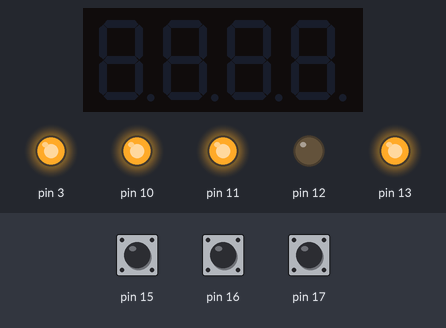
The sketch below on a simulated Arduino Uno, built with avr-gcc and run on an emulated ATmega328P. Shown: 4-digit seven-segment display, output pins drawn as LEDs (lit = HIGH). Dashed ring = blinking. The test bench sets the inputs (shaded band); at power-on: pin 15 HIGH, pin 16 HIGH, pin 17 HIGH.

Above: at 1.2 s.
1.3 s: pin 15 pulled LOW for 3.2 s
At 2.25 s:
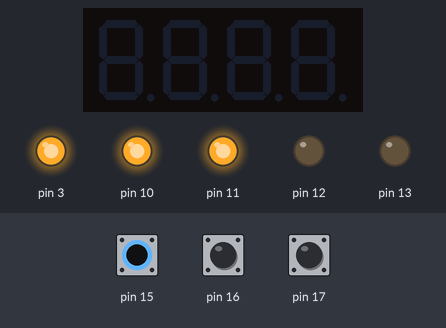
At 3.9 s:
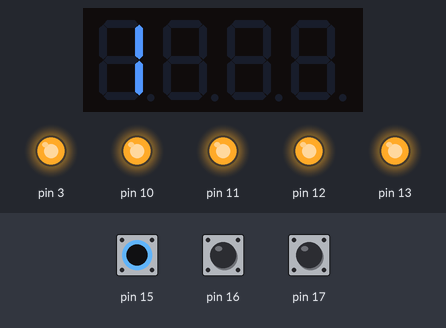
5.1 s: pin 16 pulled LOW for 3.2 s
At 7.32 s:
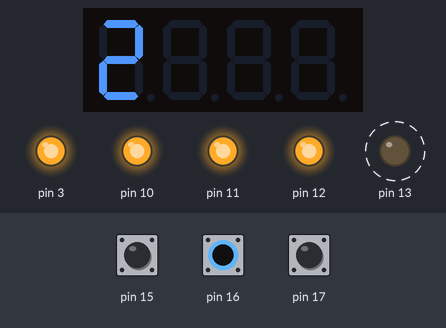
Timing chart, 0 to 15.8 s (numbered marks = the images above; inputs shaded):
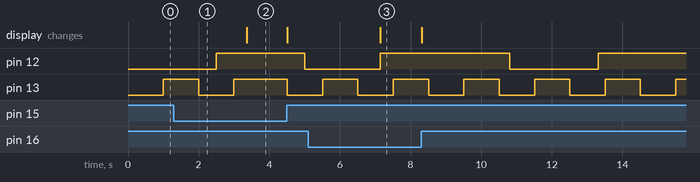

Measured:
- after the input at 1.3 s, the display: changes after 2.1 s (image 2)
- after the input at 5.1 s, the display: changes after 2.0 s (image 3)
- by itself, pin 13: alternates HIGH for 1.0 s and LOW for 1.0 s

The sketch:

Exec1.ino
```cpp
#include <TimerOne.h>
#include <Wire.h>
#include <MultiFuncShield.h>

unsigned long initialTimeLED1 = 0;
unsigned long initialTimeLED2 = 0;
long intervalLED1 = 1000; // 1 second for SM1
long intervalLED2 = 2500; // 2.5 seconds for SM2

const int ledPin1 = 6;
const int ledPin2 = 7;

int stateLED1 = HIGH;
int stateLED2 = HIGH;

int enableLED1 = 1; //flag to identify if LED1 should be ON or OFF
int enableLED2 = 1; //flag to identify if LED2 should be ON or OFF

// initialization
void setup()
{

  Timer1.initialize();
  MFS.initialize(&Timer1);

  initialTimeLED1 = millis();
  initialTimeLED2 = millis();

}

// run
void loop() {
  byte btn = MFS.getButton();

    if(btn == BUTTON_1_LONG_PRESSED)
    {
      MFS.write("1");
      enableLED1 = 0;
      MFS.writeLeds(LED_1, OFF);

    }
    else if(btn == BUTTON_1_LONG_RELEASE)
    {
      MFS.write("");
      enableLED1 = 1;
    }

    if(btn == BUTTON_2_LONG_PRESSED)
    {
      MFS.write("2");
      enableLED2 = 0;
      MFS.writeLeds(LED_2, OFF);
    }
    else if(btn == BUTTON_2_LONG_RELEASE)
    {
      MFS.write("");
      enableLED2 = 1;
    }

    if(enableLED1)
    {
      //State machine 1
      if ((millis() - initialTimeLED1) < intervalLED1)
      {
        MFS.writeLeds(LED_1, stateLED1);
      }
      else
      {
        stateLED1 = !stateLED1;
        initialTimeLED1 = millis();
      }

    }

    if(enableLED2)
    {
      //State machine 2
      if ((millis() - initialTimeLED2) < intervalLED2)
      {
        MFS.writeLeds(LED_2, stateLED2);
      }
      else
      {
        stateLED2 = !stateLED2;
        initialTimeLED2 = millis();
      }

    }

}
```
